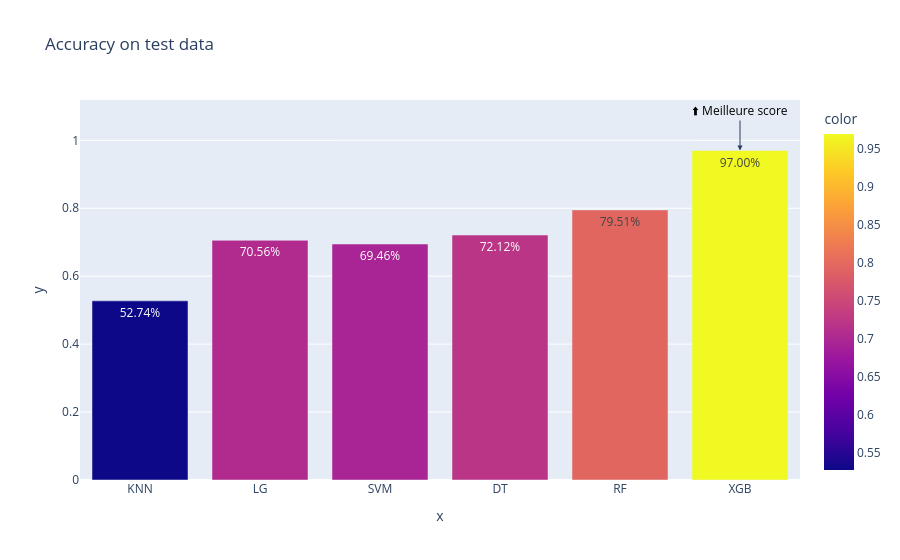

Notebook code cell kept with this figure:
### Code cell
model_viz(df_score_test, "accuracy", "Accuracy on test data")
model_viz(df_score_test, "f1_score", "F1 Score (macro) on test data")
model_viz(df_score_val, "f1_score", "F1 Score (macro) on validation data")

### Figure 1 — Plotly figure (JSON) as saved in the notebook; plotly's stock layout.template omitted (floating-point values rounded to 4 significant figures)
{"data": [{"hovertemplate": "x=%{x}<br>y=%{y}<br>color=%{marker.color}<extra></extra>", "legendgroup": "", "marker": {"color": [0.5274, 0.7056, 0.6946, 0.7212, 0.7951, 0.97], "coloraxis": "coloraxis", "pattern": {"shape": ""}}, "name": "", "orientation": "v", "showlegend": false, "textposition": "auto", "texttemplate": "%{y:.2%}", "type": "bar", "x": ["KNN", "LG", "SVM", "DT", "RF", "XGB"], "xaxis": "x", "y": [0.5274, 0.7056, 0.6946, 0.7212, 0.7951, 0.97], "yaxis": "y"}], "layout": {"annotations": [{"arrowhead": 2, "ax": 0, "ay": -40, "font": {"color": "black", "size": 12}, "showarrow": true, "text": "⬆️ Meilleure score", "x": "XGB", "y": 0.97}], "barmode": "relative", "coloraxis": {"colorbar": {"title": {"text": "color"}}, "colorscale": [[0.0, "#0d0887"], [0.1111, "#46039f"], [0.2222, "#7201a8"], [0.3333, "#9c179e"], [0.4444, "#bd3786"], [0.5556, "#d8576b"], [0.6667, "#ed7953"], [0.7778, "#fb9f3a"], [0.8889, "#fdca26"], [1.0, "#f0f921"]]}, "legend": {"tracegroupgap": 0}, "title": {"text": "Accuracy on test data"}, "xaxis": {"anchor": "y", "domain": [0.0, 1.0], "title": {"text": "x"}}, "yaxis": {"anchor": "x", "domain": [0.0, 1.0], "title": {"text": "y"}}}}
